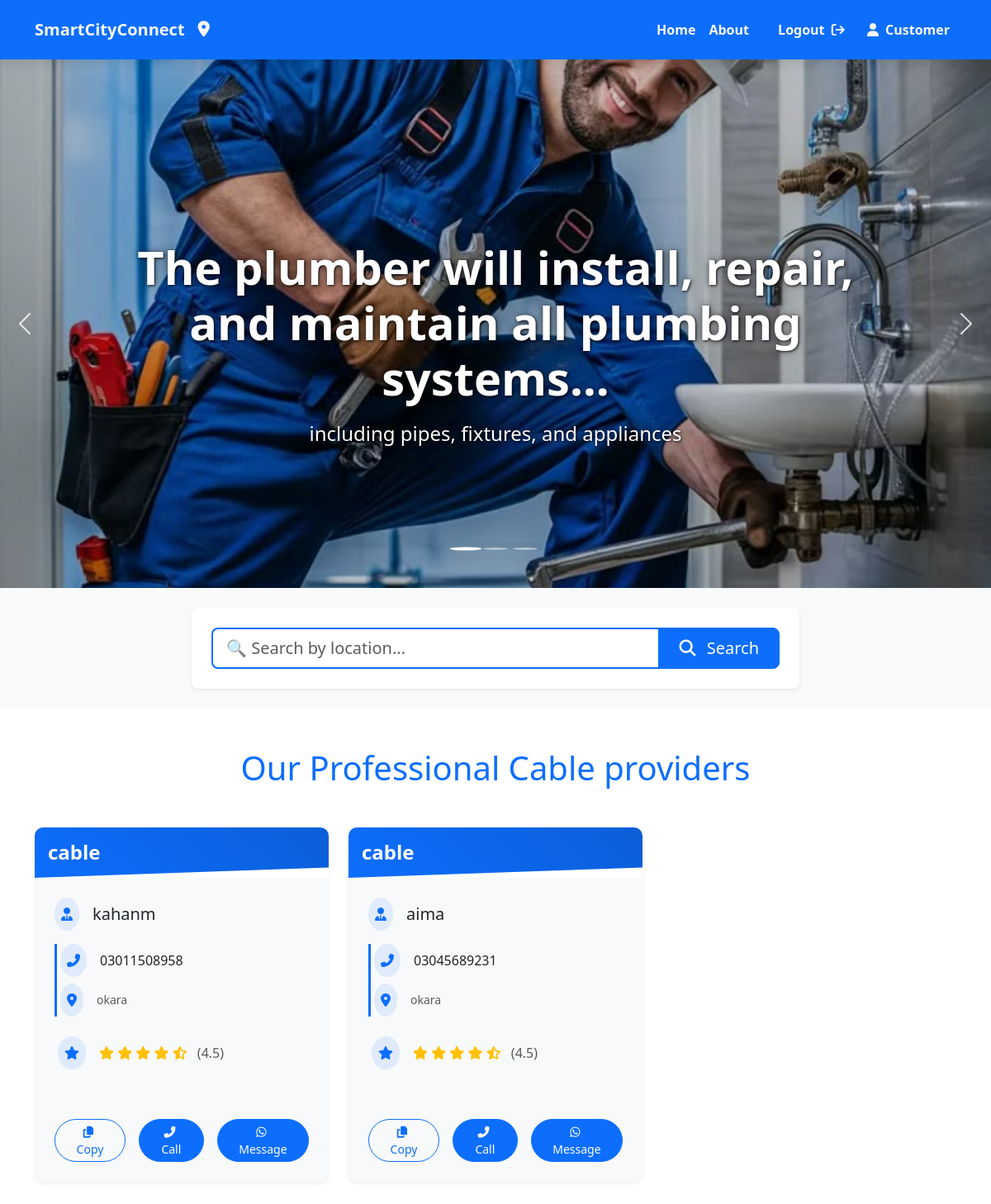
The app's page /CableProvider/ (signed in) with its own data.
### smartcity/models.py (models this page shows, shortened)
class ServiceProviderR(models.Model):
    SERVICE_CHOICES = [
        ('plumber', 'Plumber'),
        ('electrician', 'Electrician'),
        ('carpenter', 'Carpenter'),
        ('painter', 'Painter'),
        ('welder', 'Welder'),
        ('cable', 'Cable Provider'),
        ('internet', 'Internet Service'),
        ('groceries', 'Groceries'),
    ]
    username=models.CharField(max_length=100)
    service_image = models.ImageField(upload_to='service_images/')
    servicename = models.CharField(max_length=100, null=False ,choices=SERVICE_CHOICES)
    first_name=models.CharField(max_length=100)
    last_name=models.CharField(max_length=100)
    Phoneno = models.CharField(max_length=11)
    address = models.TextField()
    email=models.EmailField()
    password = models.CharField(max_length=128, null=False)
    is_approved = models.BooleanField(default=False)
    rating = models.DecimalField(max_digits=3, decimal_places=2, default=0.00)
    description = models.TextField(blank=True, null=True)
    is_rejected = models.BooleanField(default=False)
    approval_date = models.DateTimeField(null=True, blank=True)
    def __init__(self, *args, **kwargs):
        super().__init__(*args, **kwargs)
        self._original_is_approved = self.is_approved  # Track approval status changes
    class Meta:
        verbose_name = "Service Provider"
        verbose_name_plural = "Service Providers"
        ordering = ['-id']

### smartcity/views.py (the view)
# urls.py: path('CableProvider/',CableProvider,name='CableProvider'),
def CableProvider(request):
    if not request.session.get('is_logged_in'):
        return redirect('/Loginpage/?next=/CableProvider/')
    queryset=ServiceProviderR.objects.filter(
        servicename__iexact='cable'
        ).order_by('-rating')
    location=request.GET.get('location','')
    if location:
        queryset=queryset.filter(address__icontains=location)
        page_title=f'Cable Providers in {location}'
    else:
        page_title='Professional Cable Providers'
    context={
        'cableproviders':queryset,
        'page_title':page_title,
        'search_location':location,
        'user_type':request.session.get('user_type'),
        'user_id':request.session.get('user_id')
    }
    return render(request,'CableProvider.html',context)

### smartcity/templates/CableProvider.html (shortened to what this page needs)
{% load static %}
<!DOCTYPE html>
<html lang="en">
<head>
    <link href="https://cdn.jsdelivr.net/npm/bootstrap@5.3.3/dist/css/bootstrap.min.css" rel="stylesheet">
    <link rel="stylesheet" href="https://cdnjs.cloudflare.com/ajax/libs/font-awesome/6.6.0/css/all.min.css">
    <link rel="stylesheet" href="{% static 'css/Cableprovider.css' %}">
</head>
<body>
    <div class="container-fluid bg-primary navbar-container sticky-top">
        <div class="container">
            <nav class="navbar navbar-expand-lg navbar-dark">
                <a class="navbar-brand text-light fw-bold d-flex align-items-center brand-logo" href="{% url 'Home' %}">
                    <span class="logo-text">SmartCityConnect</span>
                    <i class="fa-solid fa-location-dot logo-icon ms-2"></i>
                </a>
                <div class="collapse navbar-collapse justify-content-lg-end" id="navbarNav">
                    <ul class="navbar-nav nav-items">
                        <li class="nav-item">
                            <a href="{% url 'Home' %}" class="nav-link text-light fw-bold nav-link-hover">
                                <span>Home</span>
                            </a>
                        </li>
                        <li class="nav-item">
                            <a href="{% url 'About' %}" class="nav-link text-light fw-bold nav-link-hover">
                                <span>About</span>
                            </a>
                        </li>
                        {% if request.session.is_logged_in %}
                        <li class="nav-item">
                            <li class="nav-item">
                                <form method="post" action="{% url 'logout' %}" class="d-inline">
                                    <button type="submit" class="nav-link text-light fw-bold nav-link-hover login-btn" style="background: none; border: none; cursor: pointer;">
                                        <span>Logout</span>
                                        <i class="fa-solid fa-arrow-right-from-bracket ms-1"></i>
                                    </button>
                                </form>
                        </li>
                        <li class="nav-item">
                            <span class="nav-link text-light fw-bold">
                                {% if request.session.user_type == 'provider' %}
                                <i class="fas fa-tools me-1"></i> Provider
                              {% else %}
                               <i class="fas fa-user me-1"></i> Customer
                               {% endif %}
                           </span>
                            </li>
                        {% endif %}
                         </ul>
                </div>
            </nav>
        </div>
    </div>
    <div id="serviceCarousel" class="carousel slide">
        <div class="carousel-indicators">
            <button type="button" data-bs-target="#serviceCarousel" data-bs-slide-to="0" class="active"></button>
            <button type="button" data-bs-target="#serviceCarousel" data-bs-slide-to="1"></button>
            <button type="button" data-bs-target="#serviceCarousel" data-bs-slide-to="2"></button>
        </div>
        <div class="carousel-inner">
            <div class="carousel-item active">
                <img src="{% static 'media/plumber.jpeg' %}" class="d-block w-100 slider-img" alt="Plumbing services">
                <div class="carousel-caption d-none d-md-block">
                    <h2 class="slider-title animate__animated animate__fadeIn">The plumber will install, repair, and maintain all plumbing systems...</h2>
                    <p class="slider-subtitle animate__animated animate__fadeIn animate__delay-1s">including pipes, fixtures, and appliances</p>
                </div>
            </div>
        </div>
        <button class="carousel-control-prev" type="button" data-bs-target="#serviceCarousel" data-bs-slide="prev">
            <span class="carousel-control-prev-icon" aria-hidden="true"></span>
        </button>
        <button class="carousel-control-next" type="button" data-bs-target="#serviceCarousel" data-bs-slide="next">
            <span class="carousel-control-next-icon" aria-hidden="true"></span>
        </button>
    </div>
    <div class="container-fluid py-4 search-section">
        <div class="container">
            <div class="row justify-content-center">
                <div class="col-lg-8 col-md-10">
                    <div class="bg-white p-4 rounded-3 shadow-sm">
                        <form action="{% url 'CableProvider' %}" method="GET" class="search-form">
                            <div class="input-group">
                                <input type="search" name="location" class="form-control form-control-lg border-primary border-2"
                                       placeholder="🔍 Search by location..." value="{{ search_location|default:'' }}">
                                <button class="btn btn-primary btn-lg px-4" type="submit">
                                    <i class="fas fa-search me-2"></i> Search
                                </button>
                            </div>
                        </form>
                    </div>
                </div>
            </div>
        </div>
    </div>
    <div class="container py-5">
        <h1 class="text-center mb-5 text-primary animate__animated animate__fadeInDown">Our Professional Cable providers</h1>
        <div class="row row-cols-1 row-cols-md-2 row-cols-lg-3 g-4">
            {% for cableprovider in cableproviders %}
            <div class="col">
                <div class="card h-100 border-0 electrician-card shadow-sm">
                    <div class="card-header bg-primary border-0 py-3 position-relative overflow-hidden">
                        <h4 class="mb-0 text-center text-white fw-bold service-title animate__animated animate__fadeIn">
                            {{ cableprovider.servicename }}
                        </h4>
                    </div>
                    <div class="card-body text-left d-flex flex-column bg-light">
                        <div class="d-flex align-items-center mb-3 animate__animated animate__fadeInLeft">
                            <div class="bg-primary bg-opacity-10 p-2 rounded-circle me-3">
                                <i class="fas fa-user-tie text-primary"></i>
                            </div>
                            <h5 class="card-title mb-0 text-dark">
                                {% firstof cableprovider.get_full_name.strip cableprovider.username %}
                            </h5>
                        </div>
                        <div class="contact-info mb-4 ps-1">
                            <div class="d-flex align-items-center mb-2 animate__animated animate__fadeInLeft" style="animation-delay: 0.1s;">
                                <div class="bg-primary bg-opacity-10 p-2 rounded-circle me-3">
                                    <i class="fas fa-phone-alt text-primary"></i>
                                </div>
                                <span class="phone-number text-dark">{{ cableprovider.Phoneno }}</span>
                            </div>
                            <div class="d-flex align-items-center animate__animated animate__fadeInLeft" style="animation-delay: 0.2s;">
                                <div class="bg-primary bg-opacity-10 p-2 rounded-circle me-3">
                                    <i class="fas fa-map-marker-alt text-primary"></i>
                                </div>
                                <small class="text-muted">
                                    <a href="https://www.google.com/maps/search/?api=1&query={{ cableprovider.address|urlencode }}"
                                       target="_blank"
                                       class="text-decoration-none text-muted hover-text-primary">
                                        {{ cableprovider.address }}
                                    </a>
                                </small>
                            </div>
                        </div>
                        <div class="mb-4 ps-1 animate__animated animate__fadeInLeft" style="animation-delay: 0.3s;">
                            <div class="d-flex align-items-center">
                                <div class="bg-primary bg-opacity-10 p-2 rounded-circle me-3">
                                    <i class="fas fa-star text-primary"></i>
                                </div>
                                <div class="text-warning">
                                    <i class="fas fa-star"></i>
                                    <i class="fas fa-star"></i>
                                    <i class="fas fa-star"></i>
                                    <i class="fas fa-star"></i>
                                    <i class="fas fa-star-half-alt"></i>
                                    <span class="text-muted ms-2">(4.5)</span>
                                </div>
                            </div>
                        </div>
                        <div class="mt-auto d-flex justify-content-center gap-3 pt-3 animate__animated animate__fadeInUp" style="animation-delay: 0.4s;">
                            <button class="copy-btn btn btn-outline-primary btn-sm px-3 rounded-pill hover-lift"
                                    data-phone="{{ cableprovider.Phoneno }}">
                                <i class="fas fa-copy me-1"></i> Copy
                            </button>
                            <a href="tel:{{ cableprovider.Phoneno }}" class="btn btn-primary btn-sm call-btn text-white px-3 rounded-pill hover-lift">
                                <i class="fas fa-phone-alt me-1"></i> Call
                            </a>
                            <a href="https://wa.me/{{ cableprovider.Phoneno|cut:' '|cut:'+' }}?text=Hello%20{{ cableprovider.user.get_full_name|urlencode }}%20I%20need%20your%20{{ cableprovider.servicename|urlencode }}%20service"
                               class="btn btn-primary btn-sm whatsapp-btn text-white px-3 rounded-pill hover-lift"
                               target="_blank">
                                <i class="fab fa-whatsapp me-1"></i> Message
                            </a>
                        </div>
                    </div>
                </div>
            </div>
            {% empty %}
            <div class="col-12 animate__animated animate__fadeIn">
                <div class="alert alert-info text-center">No Cable providers available at the moment.</div>
            </div>
            {% endfor %}
        </div>
    </div>
</body>
</html>

### records on screen
ServiceProviderR: servicename "cable", username "kahanm", Phoneno "03011508958", address "okara"
ServiceProviderR: servicename "cable", username "aima", Phoneno "03045689231", address "okara"
